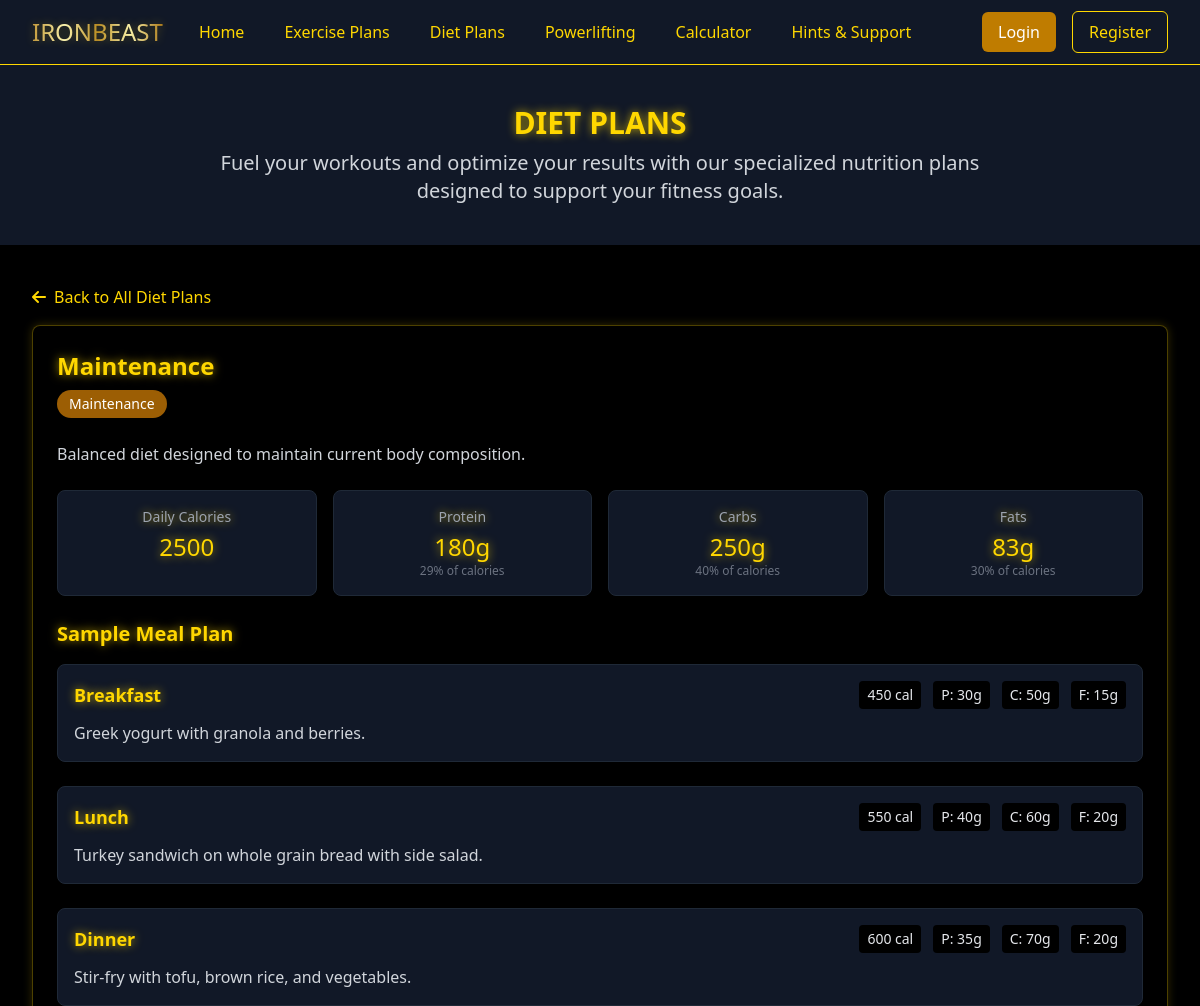
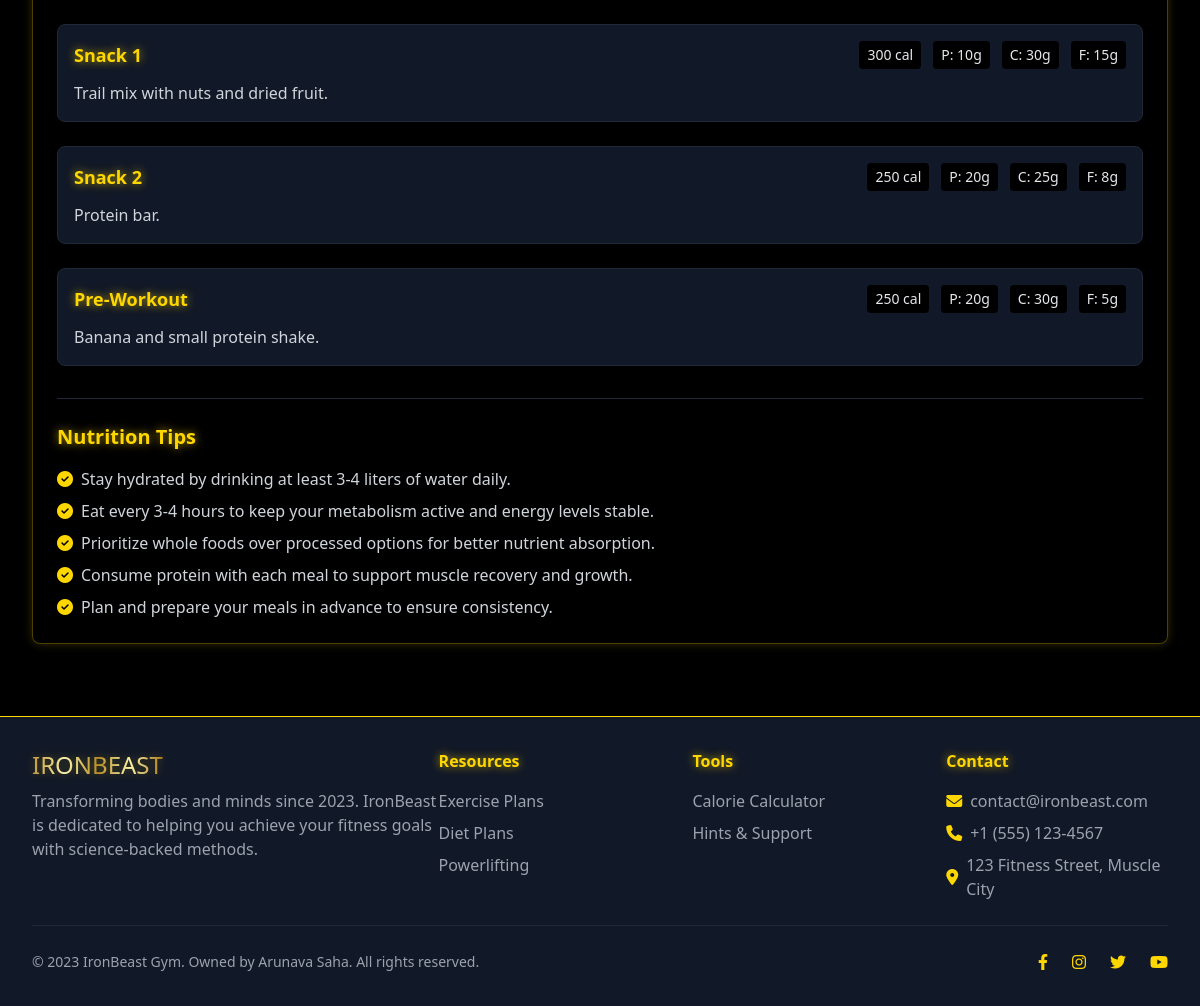
The app's page /diet-plan/3 with its own data (2 pictures, top to bottom).
### models.py (models this page shows)
class DietPlan(db.Model):
    id = db.Column(db.Integer, primary_key=True)
    name = db.Column(db.String(100), nullable=False)
    description = db.Column(db.Text, nullable=False)
    goal = db.Column(db.String(50), nullable=False)  # e.g., "weight loss", "muscle gain", "maintenance"
    calories = db.Column(db.Integer, nullable=False)
    protein = db.Column(db.Integer, nullable=False)  # in grams
    carbs = db.Column(db.Integer, nullable=False)  # in grams
    fats = db.Column(db.Integer, nullable=False)  # in grams
    meals = db.relationship('Meal', backref='diet_plan', lazy=True)

class Meal(db.Model):
    id = db.Column(db.Integer, primary_key=True)
    name = db.Column(db.String(100), nullable=False)
    description = db.Column(db.Text, nullable=False)
    calories = db.Column(db.Integer, nullable=False)
    protein = db.Column(db.Integer, nullable=False)  # in grams
    carbs = db.Column(db.Integer, nullable=False)  # in grams
    fats = db.Column(db.Integer, nullable=False)  # in grams
    diet_plan_id = db.Column(db.Integer, db.ForeignKey('diet_plan.id'), nullable=False)

### routes.py (the view)
@app.route('/diet-plan/<int:plan_id>')
def diet_plan_detail(plan_id):
    plan = DietPlan.query.get_or_404(plan_id)
    meals = Meal.query.filter_by(diet_plan_id=plan_id).all()
    return render_template('diet_plans.html', plan=plan, meals=meals, is_detail=True)

### templates/diet_plans.html (shortened to what this page needs)
{% extends 'base.html' %}
{% block content %}
    <div class="bg-gray-900 py-10">
        <div class="max-w-7xl mx-auto px-4 sm:px-6 lg:px-8">
            <h1 class="text-3xl font-bold text-center golden-text mb-2">DIET PLANS</h1>
            <p class="text-xl text-center text-gray-300 max-w-3xl mx-auto">
                Fuel your workouts and optimize your results with our specialized nutrition plans designed to support your fitness goals.
            </p>
        </div>
    </div>
    <div class="bg-black py-10">
        <div class="max-w-7xl mx-auto px-4 sm:px-6 lg:px-8">
            {% if is_detail is defined and is_detail %}
                <div class="mb-8">
                    <a href="{{ url_for('diet_plans') }}" class="text-gold-500 hover:text-gold-400 flex items-center mb-4">
                        <i class="fas fa-arrow-left mr-2"></i> Back to All Diet Plans
                    </a>
                    <div class="golden-card rounded-lg p-6">
                        <h2 class="text-2xl font-bold golden-text mb-2">{{ plan.name }}</h2>
                        <div class="flex flex-wrap items-center mb-4 text-sm">
                            <span class="bg-gold-800 text-white px-3 py-1 rounded-full mr-2 mb-2">{{ plan.goal|capitalize }}</span>
                        </div>
                        <p class="text-gray-300 mb-6">{{ plan.description }}</p>
                        <div class="grid grid-cols-1 md:grid-cols-2 lg:grid-cols-4 gap-4 mb-6">
                            <div class="bg-gray-900 rounded-lg p-4 text-center border border-gray-800">
                                <h4 class="text-gray-400 text-sm mb-1">Daily Calories</h4>
                                <p class="text-2xl golden-text">{{ plan.calories }}</p>
                            </div>
                            <div class="bg-gray-900 rounded-lg p-4 text-center border border-gray-800">
                                <h4 class="text-gray-400 text-sm mb-1">Protein</h4>
                                <p class="text-2xl golden-text">{{ plan.protein }}g</p>
                                <p class="text-xs text-gray-500">{{ (plan.protein * 4 / plan.calories * 100)|round|int }}% of calories</p>
                            </div>
                            <div class="bg-gray-900 rounded-lg p-4 text-center border border-gray-800">
                                <h4 class="text-gray-400 text-sm mb-1">Carbs</h4>
                                <p class="text-2xl golden-text">{{ plan.carbs }}g</p>
                                <p class="text-xs text-gray-500">{{ (plan.carbs * 4 / plan.calories * 100)|round|int }}% of calories</p>
                            </div>
                            <div class="bg-gray-900 rounded-lg p-4 text-center border border-gray-800">
                                <h4 class="text-gray-400 text-sm mb-1">Fats</h4>
                                <p class="text-2xl golden-text">{{ plan.fats }}g</p>
                                <p class="text-xs text-gray-500">{{ (plan.fats * 9 / plan.calories * 100)|round|int }}% of calories</p>
                            </div>
                        </div>
                        <h3 class="text-xl font-semibold golden-text mb-4">Sample Meal Plan</h3>
                        <div class="space-y-6">
                            {% for meal in meals %}
                                <div class="bg-gray-900 rounded-lg p-4 border border-gray-800">
                                    <div class="flex flex-col md:flex-row md:justify-between md:items-center">
                                        <h4 class="text-lg font-semibold golden-text mb-2 md:mb-0">{{ meal.name }}</h4>
                                        <div class="flex space-x-3 text-sm">
                                            <span class="bg-black px-2 py-1 rounded">{{ meal.calories }} cal</span>
                                            <span class="bg-black px-2 py-1 rounded">P: {{ meal.protein }}g</span>
                                            <span class="bg-black px-2 py-1 rounded">C: {{ meal.carbs }}g</span>
                                            <span class="bg-black px-2 py-1 rounded">F: {{ meal.fats }}g</span>
                                        </div>
                                    </div>
                                    <p class="text-gray-300 mt-3">{{ meal.description }}</p>
                                </div>
                            {% endfor %}
                        </div>
                        <div class="mt-8 pt-6 border-t border-gray-800">
                            <h3 class="text-xl font-semibold golden-text mb-4">Nutrition Tips</h3>
                            <ul class="space-y-2 text-gray-300">
                                <li class="flex items-start">
                                    <i class="fas fa-check-circle text-gold-500 mt-1 mr-2"></i>
                                    <span>Stay hydrated by drinking at least 3-4 liters of water daily.</span>
                                </li>
                                <li class="flex items-start">
                                    <i class="fas fa-check-circle text-gold-500 mt-1 mr-2"></i>
                                    <span>Eat every 3-4 hours to keep your metabolism active and energy levels stable.</span>
                                </li>
                                <li class="flex items-start">
                                    <i class="fas fa-check-circle text-gold-500 mt-1 mr-2"></i>
                                    <span>Prioritize whole foods over processed options for better nutrient absorption.</span>
                                </li>
                                <li class="flex items-start">
                                    <i class="fas fa-check-circle text-gold-500 mt-1 mr-2"></i>
                                    <span>Consume protein with each meal to support muscle recovery and growth.</span>
                                </li>
                                <li class="flex items-start">
                                    <i class="fas fa-check-circle text-gold-500 mt-1 mr-2"></i>
                                    <span>Plan and prepare your meals in advance to ensure consistency.</span>
                                </li>
                            </ul>
                        </div>
                    </div>
                </div>
            {% endif %}
        </div>
    </div>
{% endblock %}

### static/css/custom.css (style rules this page uses)
body { background-color: #000; position: relative; }
body::before { content: ""; position: fixed; top: 0; left: 0; width: 100%; height: 100%; z-index: -1; background-image: url('/static/images/muscular-silhouette.png'); background-size: cover; background-position: center; background-repeat: no-repeat; opacity: 0.25; pointer-events: none; }
.golden-text { color: #FFD700; text-shadow: 0 0 10px rgba(255, 215, 0, 0.7); animation: glow 2s ease-in-out infinite alternate; }
.golden-card { background-color: rgba(0, 0, 0, 0.7); border: 1px solid rgba(255, 215, 0, 0.3); box-shadow: 0 0 10px rgba(255, 215, 0, 0.2); transition: all 0.3s ease; }

### records on screen
DietPlan: name "Maintenance", goal "Maintenance", description "Balanced diet designed to maintain current body composition.", calories "2500", protein "180", (plan.protein*4/plan.calories*100)|round|int "29", carbs "250", (plan.carbs*4/plan.calories*100)|round|int "40", fats "83", (plan.fats*9/plan.calories*100)|round|int "30"
Meal: name "Breakfast", calories "450", protein "30", carbs "50", fats "15", description "Greek yogurt with granola and berries."
Meal: name "Lunch", calories "550", protein "40", carbs "60", fats "20", description "Turkey sandwich on whole grain bread with side salad."
Meal: name "Dinner", calories "600", protein "35", carbs "70", fats "20", description "Stir-fry with tofu, brown rice, and vegetables."
Meal: name "Snack 1", calories "300", protein "10", carbs "30", fats "15", description "Trail mix with nuts and dried fruit."
Meal: name "Snack 2", calories "250", protein "20", carbs "25", fats "8", description "Protein bar."
Meal: name "Pre-Workout", calories "250", protein "20", carbs "30", fats "5", description "Banana and small protein shake."
